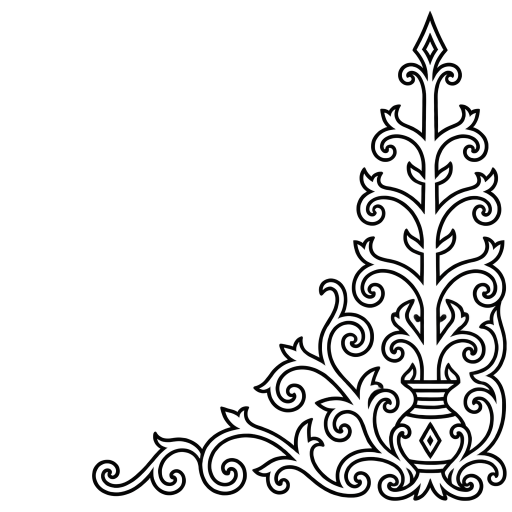
#> input picture design/motifs/batang-garing.png, 1024 x 1024 px (shown at 1/2 size); its folder holds only this picture in this run
$ python build-motifs.py
#> lines starting #> are read from the running program, lines starting #| are printed output that depends on the picture
# /// script
# requires-python = ">=3.12"
# dependencies = ["pillow>=12"]
# ///
"""Build the motif masks the app serves from the generated source art.

Each design/motifs/<slug>.png (black on transparent) becomes
public/motifs/<slug>.webp: black RGB plus the source's alpha channel, which is
all CSS mask-image reads. The source art has uneven transparent margins, so the
script trims them and anchors the art to the bottom-right of the canvas: every
ornament sits flush in its corner. After writing each WebP it reads it back and
fails unless the art touches the bottom row and right column.

    uv run scripts/build-motifs.py
"""

from pathlib import Path

from PIL import Image

SRC = Path("design/motifs")
OUT = Path("public/motifs")
SIZE = 1024
TRIM_THRESHOLD = 10

OUT.mkdir(parents=True, exist_ok=True)
for src in sorted(SRC.glob("*.png")):
    alpha = Image.open(src).convert("RGBA").getchannel("A")
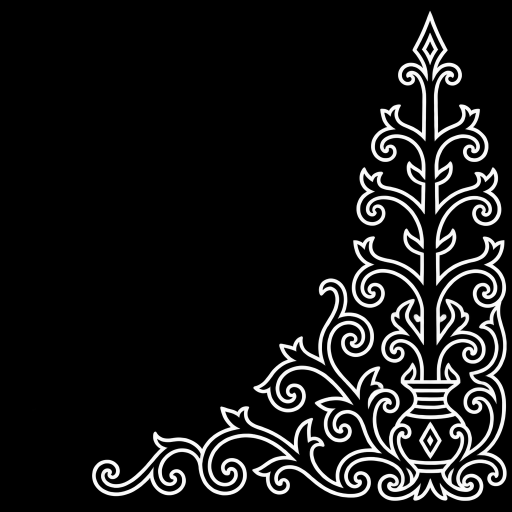
#> alpha: PIL image 1024x1024 L (shown at 1/2 size); min 0, max 254, mean 25.6
    box = alpha.point(lambda a: 255 if a > TRIM_THRESHOLD else 0).getbbox()
#> box = (184, 21, 1014, 1002)
    if box is None:
        raise SystemExit(f"{src.stem}: image is fully transparent")
    art = alpha.crop(box)
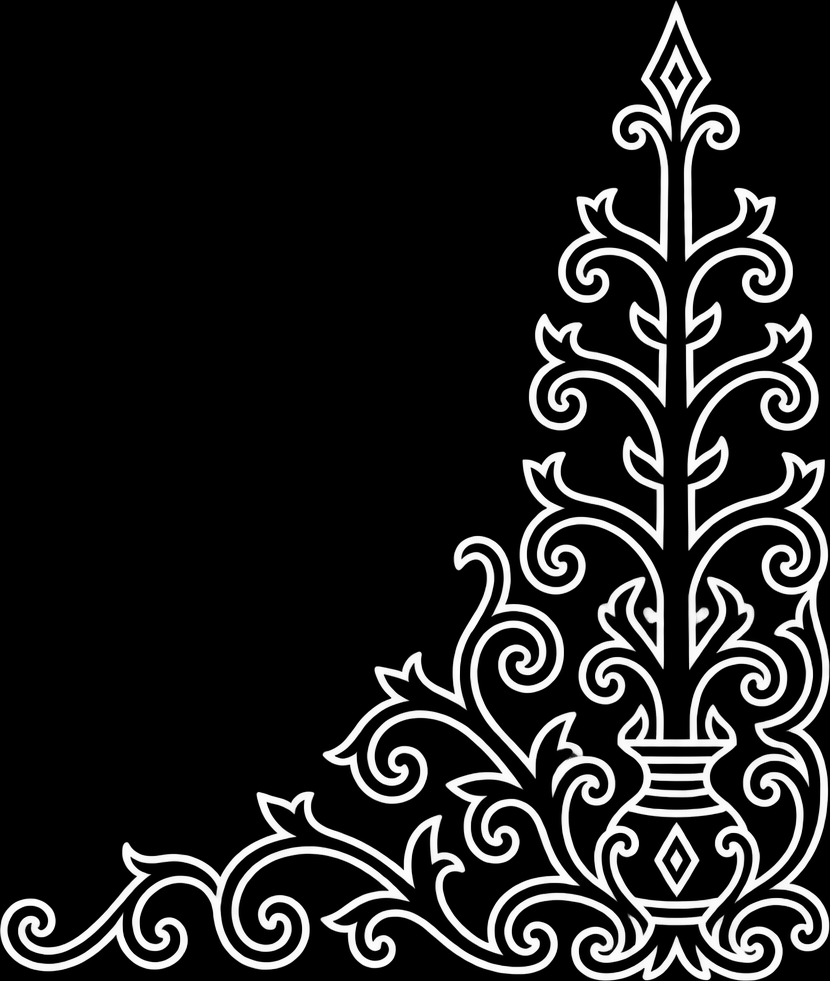
#> art: PIL image 830x981 L; min 0, max 254, mean 32.9

    # Fit inside SIZE x SIZE, keep the aspect ratio, anchor bottom-right.
    scale = min(SIZE / art.width, SIZE / art.height)
#> scale = 1.04
    width, height = round(art.width * scale), round(art.height * scale)
#> width = 866; height = 1024
    mask = Image.new("L", (SIZE, SIZE), 0)
#> mask: PIL image 1024x1024 L; every value is 0
    mask.paste(art.resize((width, height), Image.Resampling.LANCZOS),
               (SIZE - width, SIZE - height))
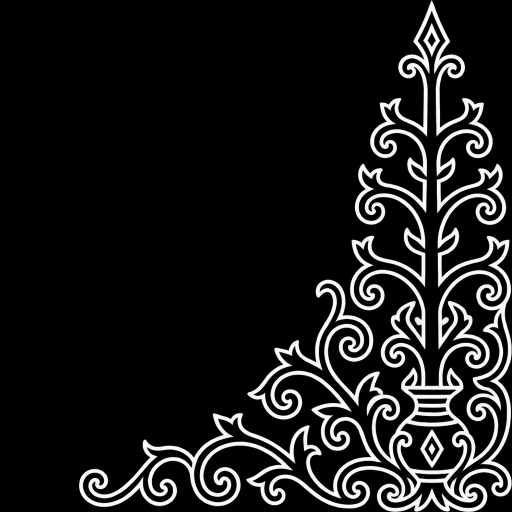
#> mask: PIL image 1024x1024 L (shown at 1/2 size); min 0, max 255, mean 27.9

    black = Image.new("L", (SIZE, SIZE), 0)
    out = OUT / f"{src.stem}.webp"
    Image.merge("RGBA", (black, black, black, mask)).save(
        out, "WEBP", quality=70, alpha_quality=80, method=6
    )
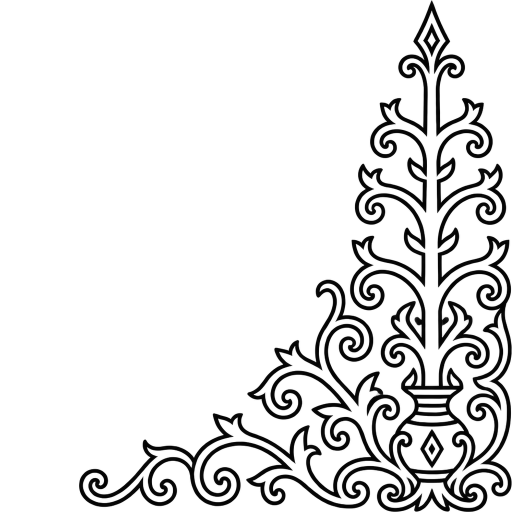
#> saved as batang-garing.webp: PIL image 1024x1024 RGBA (shown at 1/2 size); mean R, G, B, A 0, 0, 0, 27.9; transparent parts drawn white

    back = Image.open(out).convert("RGBA").getchannel("A")
    bottom = any(back.getpixel((i, SIZE - 1)) > 0 for i in range(SIZE))
#> bottom = True
    right = any(back.getpixel((SIZE - 1, i)) > 0 for i in range(SIZE))
#> right = True
    if not (bottom and right):
        raise SystemExit(f"{src.stem}: art is not flush with the bottom/right edges")
    print(src.stem)

$ run again, on design/motifs/megamendung.png
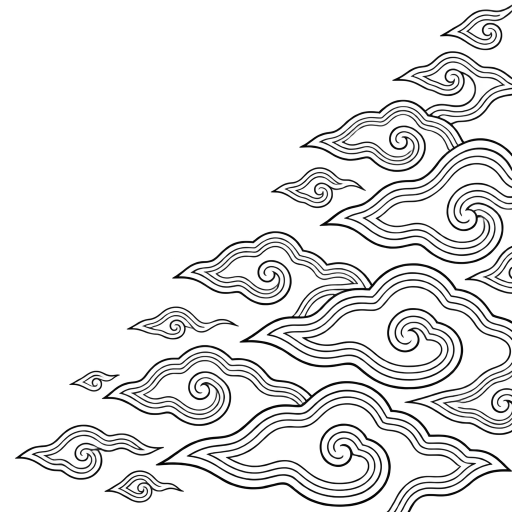
#> input picture design/motifs/megamendung.png, 1024 x 1024 px (shown at 1/2 size)
#> `alpha = Image.open(src).convert("RGBA").getchannel("A")`:
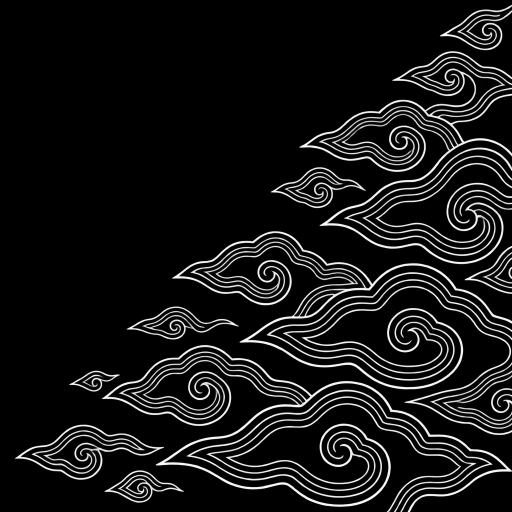
#> alpha: PIL image 1024x1024 L (shown at 1/2 size); min 0, max 254, mean 22.2
#> box = (29, 9, 1024, 1024)
#> `Image.merge("RGBA", (black, black, black, mask)).save( out, "WEBP", qu..`:
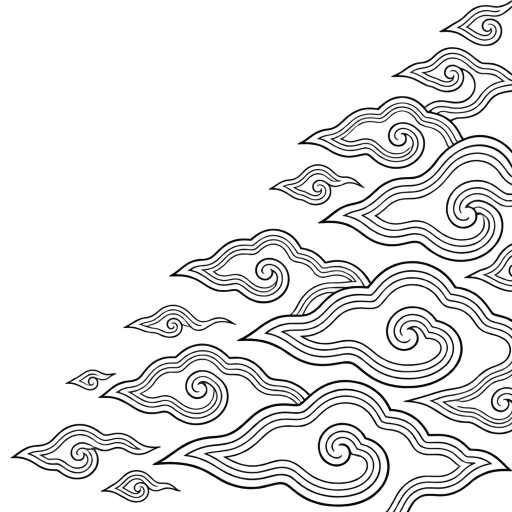
#> saved as megamendung.webp: PIL image 1024x1024 RGBA (shown at 1/2 size); mean R, G, B, A 0, 0, 0, 22.7; transparent parts drawn white
#> bottom = True

$ run again, on design/motifs/pa-barre-allo.png
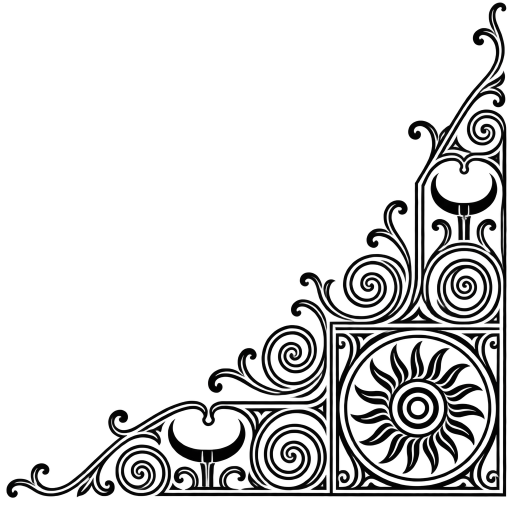
#> input picture design/motifs/pa-barre-allo.png, 1024 x 1024 px (shown at 1/2 size)
#> `alpha = Image.open(src).convert("RGBA").getchannel("A")`:
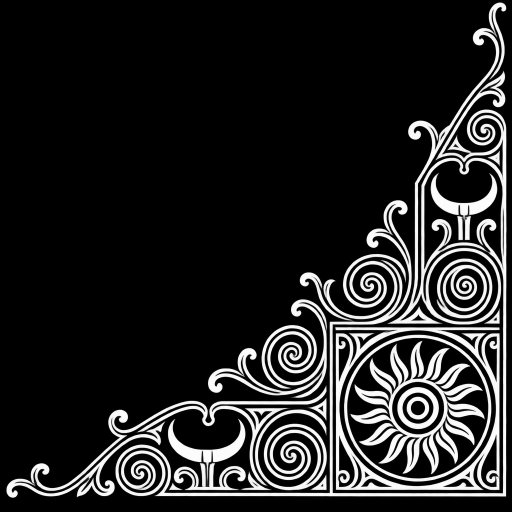
#> alpha: PIL image 1024x1024 L (shown at 1/2 size); min 0, max 254, mean 37
#> box = (12, 4, 1014, 996)
#> `Image.merge("RGBA", (black, black, black, mask)).save( out, "WEBP", qu..`:
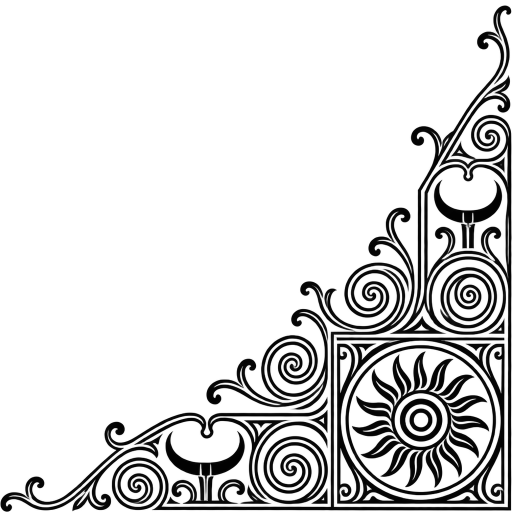
#> saved as pa-barre-allo.webp: PIL image 1024x1024 RGBA (shown at 1/2 size); mean R, G, B, A 0, 0, 0, 38.7; transparent parts drawn white
#> bottom = True

$ run again, on design/motifs/patra-punggel.png
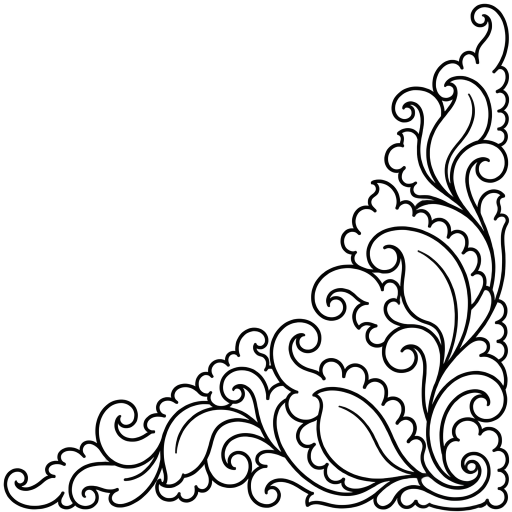
#> input picture design/motifs/patra-punggel.png, 1024 x 1024 px (shown at 1/2 size)
#> `alpha = Image.open(src).convert("RGBA").getchannel("A")`:
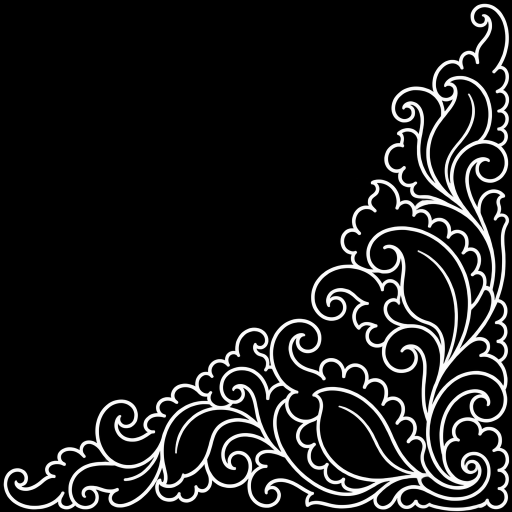
#> alpha: PIL image 1024x1024 L (shown at 1/2 size); min 0, max 254, mean 27
#> box = (7, 7, 1019, 1023)
#> `Image.merge("RGBA", (black, black, black, mask)).save( out, "WEBP", qu..`:
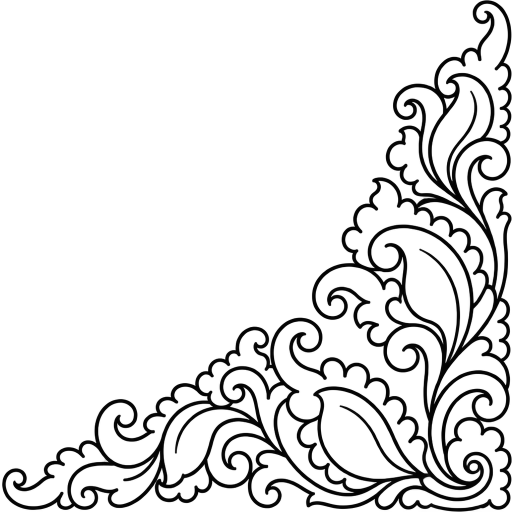
#> saved as patra-punggel.webp: PIL image 1024x1024 RGBA (shown at 1/2 size); mean R, G, B, A 0, 0, 0, 27.5; transparent parts drawn white
#> bottom = True

$ run again, on design/motifs/gorga.png
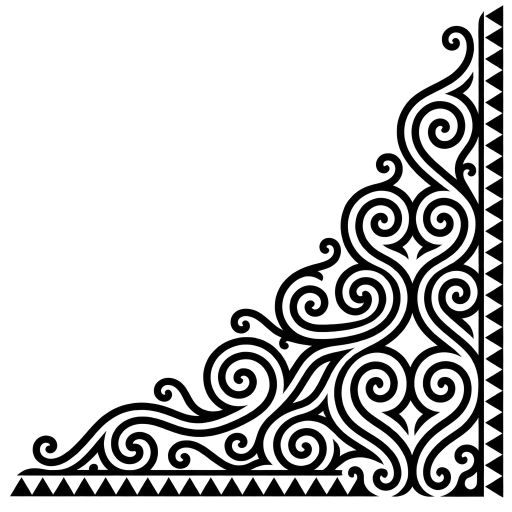
#> input picture design/motifs/gorga.png, 1024 x 1024 px (shown at 1/2 size)
#> box = (20, 10, 1007, 996)
#> `Image.merge("RGBA", (black, black, black, mask)).save( out, "WEBP", qu..`:
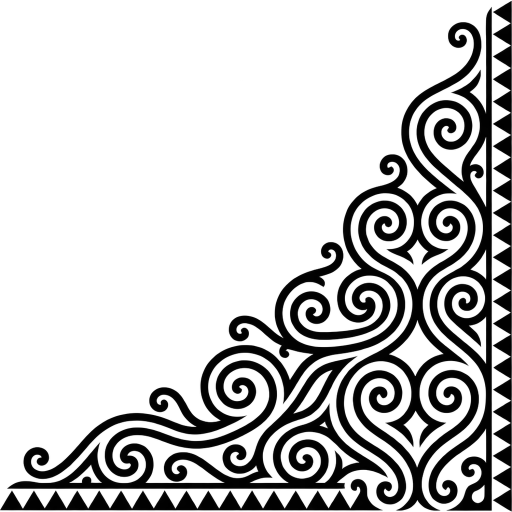
#> saved as gorga.webp: PIL image 1024x1024 RGBA (shown at 1/2 size); mean R, G, B, A 0, 0, 0, 57.6; transparent parts drawn white
#> bottom = True
